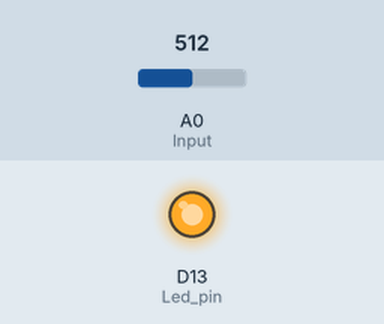
Simulated run of this sketch. Board: Arduino Zero (SAMD21). Shown: output pins drawn as LEDs (lit = HIGH). The inputs (shaded band) are chosen by the test bench; at power-on: A0 (Input) = 512 (analog values on the 0–1023 scale). What the sketch prints to the serial monitor is not drawn.

Above: at 1.2 s.
1.3 s: A0 (Input) set to 0
At 2.3 s:
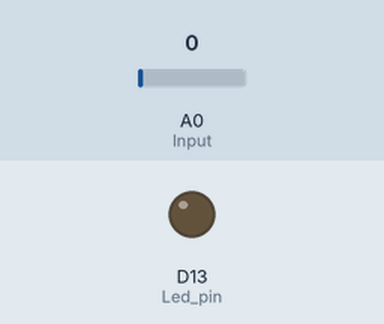
2.8 s: A0 (Input) set to 122
At 3.5 s:
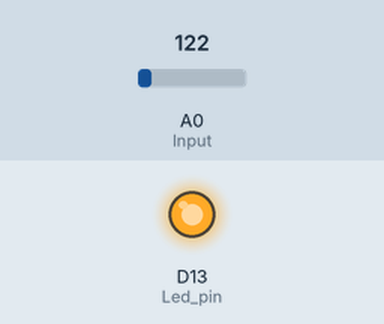
Timing chart, 0 to 5.8 s (numbered marks = the images above; inputs shaded):
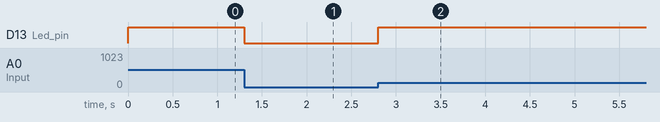

The sketch:

PWM_Arduino.ino
```cpp
const int Led_pin = 13;
int Input = A0;
const int MAX_8_INT = 255;
int brightness  = 0;
int fade_amount = 1;

void setup() {
  // put your setup code here, to run once:
  Serial.begin(9600);
  analogReadResolution(12);
  analogWriteResolution(8);
}

void loop() {
  // put your main code here, to run repeatedly:
int PWM_Input = analogRead(Input) <<4 ;
Serial.print(Input);
analogWrite(Led_pin ,PWM_Input);
//brightness = brightness + fade_amount;
//if (brightness == 0 or brightness == MAX_8_INT){
//  fade_amount = -fade_amount;
//}
//delay(100);
}
```

Measured:
- after the input at 1.3 s, D13 (Led_pin): HIGH → LOW at once
- after the input at 2.8 s, D13 (Led_pin): LOW → HIGH at once
